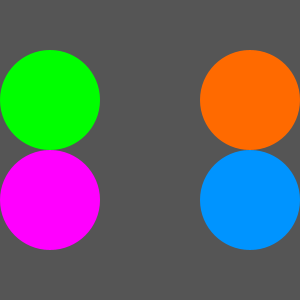
Frame 1 (no input)
Frame 60 (the mouse pressed at the canvas centre just before this capture): identical to frame 1, image omitted
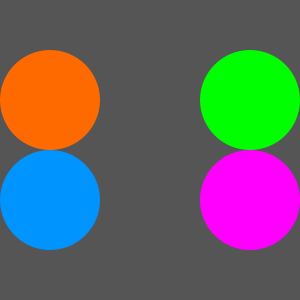
Frame 120 (the mouse held since frame 60 and released just before this capture)

The Processing sketch that drew these frames (run headless with seeded random() and noise(); from frame 60 on, the mouse is pressed at the canvas centre):

// Processing sketch: ex13_pde
// ── ex13_pde.pde
boolean inic = true;
int cor1, cor2;

void setup(){
  size(300, 300);
  colorMode(HSB, 360, 100, 100);
  noStroke();
}

void draw(){
  background(120);
  
  if (inic) {
    cor1 = 120;
    cor2 = 25;
  } else {
    cor1 = 25;
    cor2 = 120;
   }
  
  fill(cor1, 100, 100);
  ellipse(50, 100, 100, 100);
  
  if (cor1 <= 180) fill(cor1 + 180, 100, 100);
  else fill(cor1 - 180, 100, 100);
  ellipse(50, 200, 100, 100);
  
  fill(cor2, 100, 100);
  ellipse(250, 100, 100, 100);
  
  if (cor2 <= 180) fill(cor2 + 180, 100, 100);
  else fill(cor2 - 180, 100, 100);
  ellipse(250, 200, 100, 100);
}

void mousePressed(){
  inic = !inic;
}
